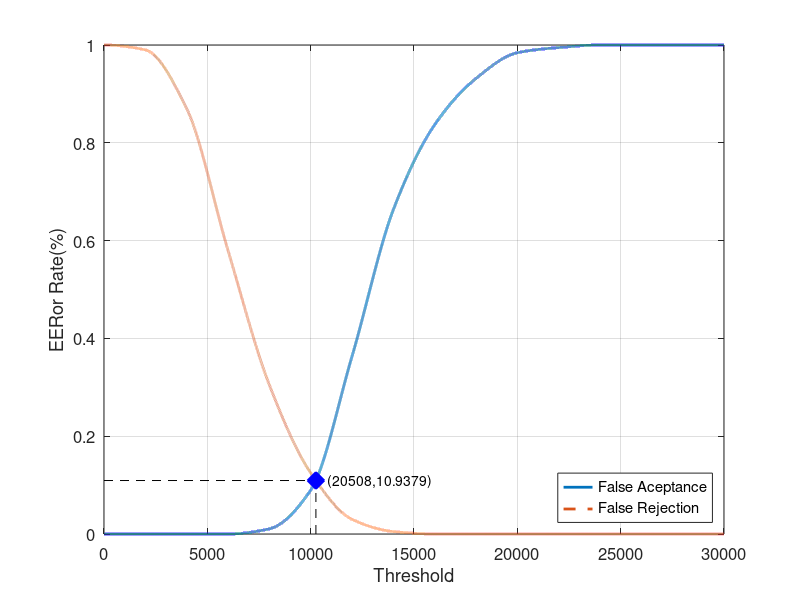
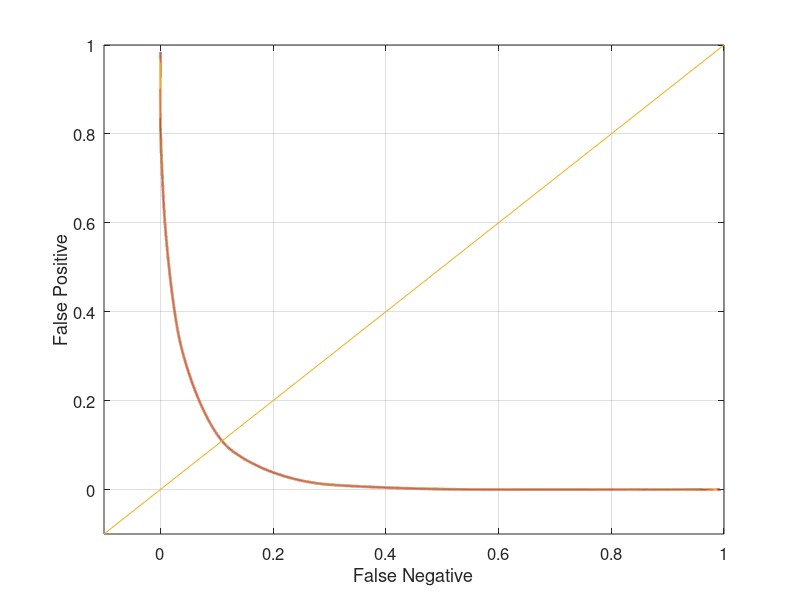

Source code (MATLAB) for these figures, in order:
close all;
clear;
clc;
x = 0:2000:30000;
xq = 0:0.5:30000;

y0 = [0 0 0 0 0.0105263 0.0894737 0.363158 0.663158 0.836842 0.931579 0.984211 0.994737 1 1 1 1]
yy0 = interp1(x, y0, xq, 'pchip');
y1 = [1 0.99 0.87 0.58 0.305 0.125 0.03 0.005 0 0 0 0 0 0 0 0]
yy1 = interp1(x, y1, xq, 'pchip');

% Calculating EER: 
y2 = abs(y0 - y1);
find(y2 == min(y2))
yy2 = abs(yy0 - yy1);
xEER = find(yy2 == min(yy2));
xEERIndex = xq(xEER) % X-axis EER
yEER = yy0(xEER) % Y-axis EER

main = figure
plot(xq, yy0,'-','LineWidth', 2);	hold on
plot(xq, yy1,'--','LineWidth', 2);	hold on
plot([xEERIndex xEERIndex], [0 yEER], 'k--');	hold on
plot([0 xEERIndex], [yEER yEER], 'k--');	hold on
plot(xEERIndex, yEER, 'bx', 'LineWidth', 10);	hold on
text(xEERIndex, yEER,strcat('    (', num2str(xEER), ', ', num2str(yEER * 100), ')'))
legend('False Aceptance', 'False Rejection', 'Location', 'SouthEast')
xlabel('Threshold')
ylabel('EERor Rate(%)')
set(gca, 'FontSize', 12)
axis([0 30000 0 1])
grid on

print(main, 'Database4_2Main', '-dpng');
FNRxFPR = figure('Color', [1 1 1]);
plot(yy1, yy0, '-', yy1, yy0, 'LineWidth', 2);
hold on
y = -0.1:0.1:1
plot(y, y); 
set(gca, 'FontSize', 12)
xlabel('False Negative')
ylabel('False Positive')
axis([-0.1 1 -0.1 1])
set(gca, 'FontSize', 12)
grid on

print(FNRxFPR, 'Database4_2FNRxFPR','-dpng');
